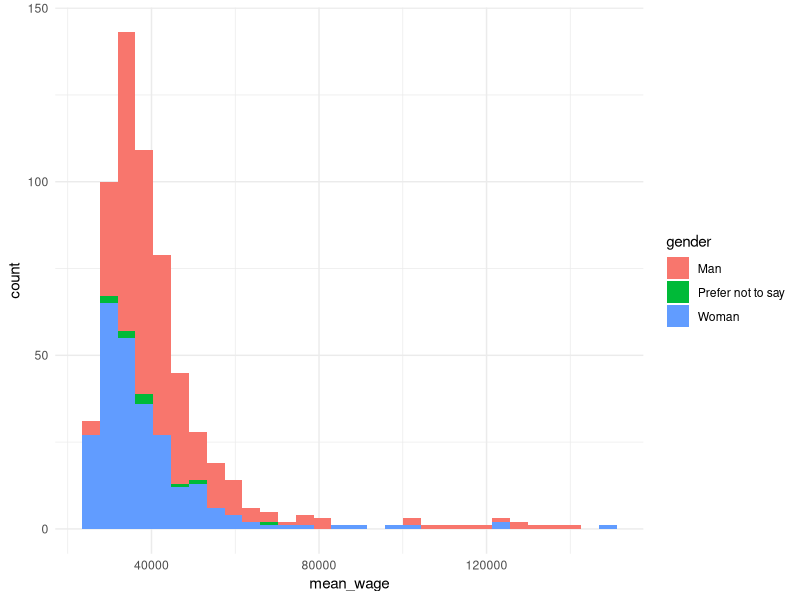
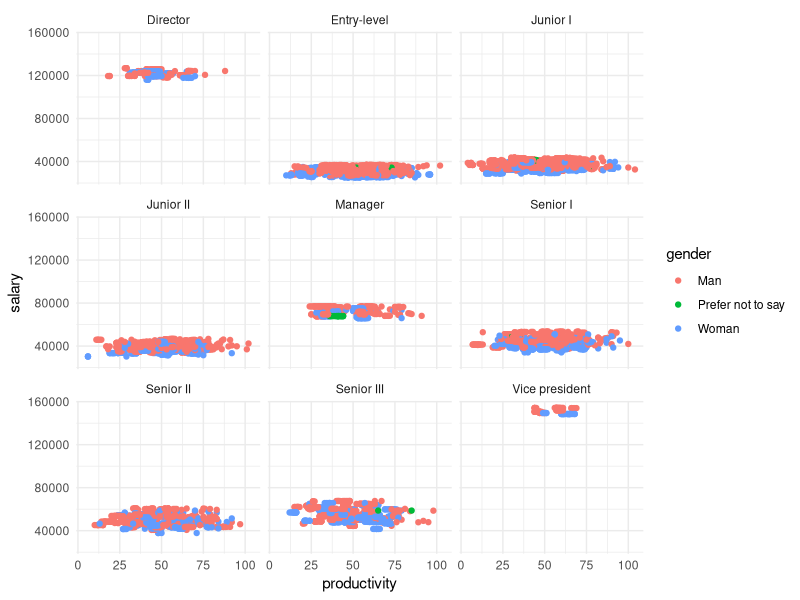
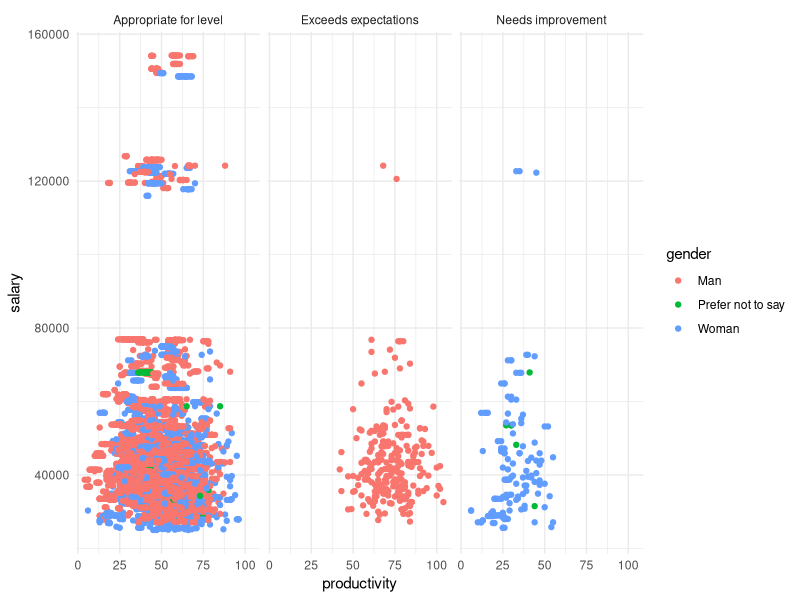
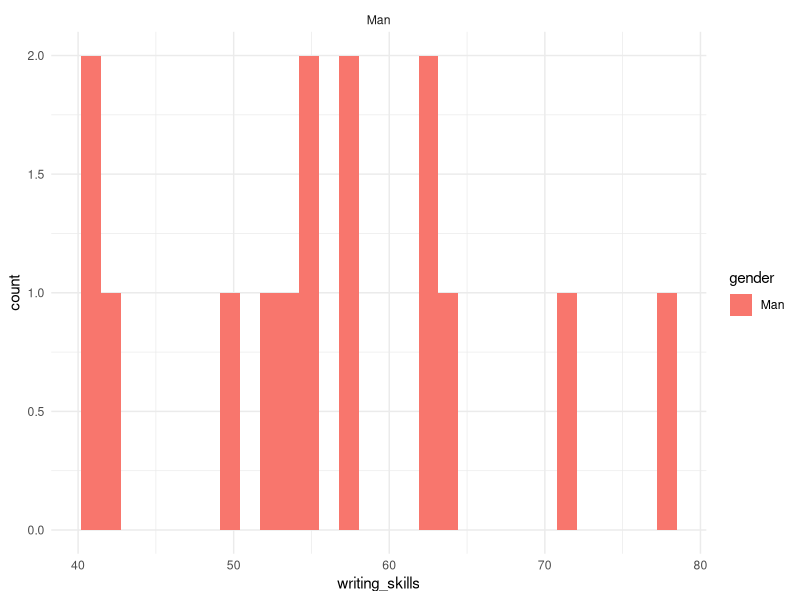
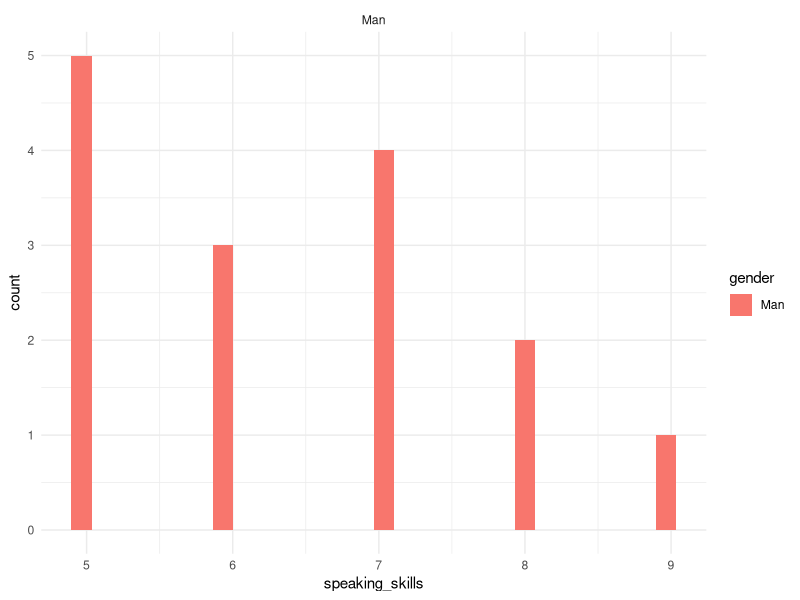
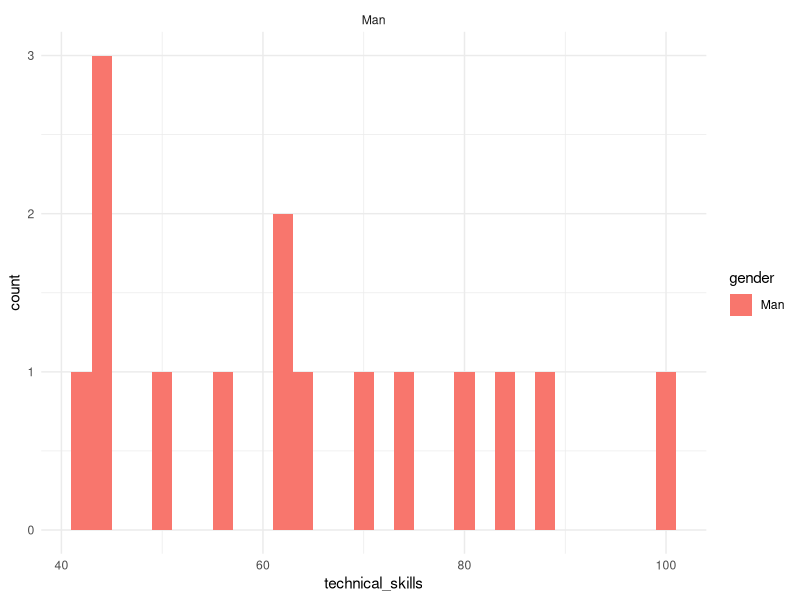
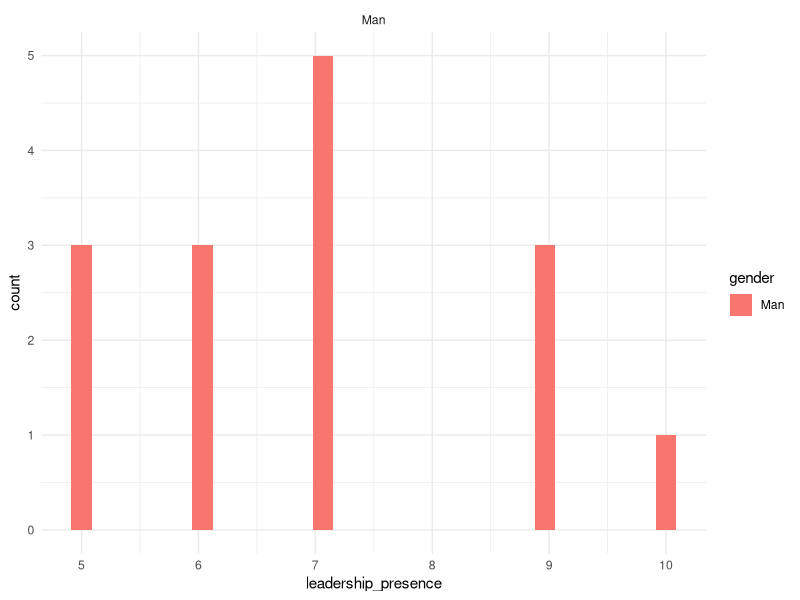

Reproduce these figures in R, in order.
## ---- chunk 1
knitr::opts_chunk$set(echo = TRUE, warning = FALSE, message = FALSE)
library(tidyverse)
library(lme4)
## ---- chunk 2
# read in the datasets
curr_employee <- read_csv("data/black-saber-current-employees.csv")
hire_phase1 <- read_csv("data/phase1-new-grad-applicants-2020.csv")
hire_phase2 <- read_csv("data/phase2-new-grad-applicants-2020.csv")
hire_phase3 <- read_csv("data/phase3-new-grad-applicants-2020.csv")
hire_final <- read_csv("data/final-hires-newgrad_2020.csv")
## ---- chunk 3
# salary distribution filled by gender
curr_1 <- curr_employee %>% 
  mutate(salary = str_replace(salary, "\\$", "")) %>% 
  mutate(salary = as.integer(str_replace(salary, ",", ""))) 
curr_1%>% 
  group_by(employee_id, gender) %>% 
  summarize(mean_wage = mean(salary)) %>% 
  ggplot(aes(x = mean_wage, fill = gender)) +
  geom_histogram() +
  theme_minimal()
## ---- chunk 4
# productivity vs. salary by role_seniority
curr_1 %>% 
  ggplot(aes(x = productivity, y = salary, color = gender)) +
  geom_point() +
  theme_minimal() +
  facet_wrap(~role_seniority)

# gender vs. leadership_for_level
table(curr_1$gender, curr_1$leadership_for_level)

curr_1 %>% 
  ggplot(aes(x = productivity, y = salary, color = gender)) +
  geom_point() +
  theme_minimal() +
  facet_wrap(~leadership_for_level)
## ---- chunk 5
# model without productivity
mod_noprod <- lmer(salary ~ leadership_for_level + (1|employee_id), data = curr_1)
# model with productivity
mod_nogender <- lmer(salary ~ productivity + leadership_for_level + (1|employee_id), data = curr_1)
lmtest::lrtest(mod_noprod, mod_nogender)

# model with gender
salary_mod <- lmer(salary ~ productivity + leadership_for_level + gender + (1|employee_id), data = curr_1)
lmtest::lrtest(mod_nogender, salary_mod)

# model with an additional predictor: role_seniority
mod_senior <- lmer(salary ~ productivity + leadership_for_level + gender + role_seniority 
                    + (1|employee_id), data = curr_1)
lmtest::lrtest(salary_mod, mod_senior)

summary(salary_mod)
fixef(salary_mod)
## ---- chunk 6
# add indicator variable whether the applicant passes the first phase
success <- hire_phase2$applicant_id
hire_phase1 <- hire_phase1 %>% 
  mutate(pass = ifelse(applicant_id %in% success, 1, 0))

table1 <- table(hire_phase1$gender, hire_phase1$pass)
prop.table(table1, margin = 2)
prop.table(table1, margin = 1)
## ---- chunk 7
success_2 <- hire_phase3$applicant_id
hire_phase2 <- hire_phase2 %>% 
  mutate(pass = ifelse(applicant_id %in% success_2, 1, 0))

temp<- hire_phase2 %>% 
  filter(pass == 1 & gender == "Man") 
mean(temp$technical_skills)
mean(temp$writing_skills)
mean(temp$speaking_skills)

temp1 <- hire_phase2 %>% 
  filter(pass == 1 & gender == "Woman")
mean(temp1$technical_skills)
mean(temp1$writing_skills)
mean(temp1$speaking_skills)

par(mfrow = c(2, 2))
temp %>% 
  ggplot(aes(x = writing_skills, fill = gender)) +
  geom_histogram() +
  facet_wrap(~gender) +
  theme_minimal()

temp %>% 
  ggplot(aes(x = speaking_skills, fill = gender)) +
  geom_histogram() +
  facet_wrap(~gender) +
  theme_minimal()

temp %>% 
  ggplot(aes(x = technical_skills, fill = gender)) +
  geom_histogram() +
  facet_wrap(~gender) +
  theme_minimal()

temp %>% 
  ggplot(aes(x = leadership_presence, fill = gender)) +
  geom_histogram() +
  facet_wrap(~gender) +
  theme_minimal()


table(temp$gender, temp$technical_skills)

table2 <- table(hire_phase2$gender, hire_phase2$pass)
prop.table(table2, margin = 2)
prop.table(table2, margin = 1)
## ---- chunk 8
# find the proportion of male/female in the successful applicants in the final phase
success_3 <- hire_final$applicant_id
hire_phase3 <- hire_phase3 %>% 
  mutate(pass_final = ifelse(applicant_id %in% success_3, 1, 0))

hire_2_3 <- left_join(hire_phase3, hire_phase2, by = "applicant_id")

prop.table(table(hire_2_3$gender, hire_2_3$pass_final), margin = 2)
prop.table(table(hire_2_3$gender, hire_2_3$pass_final), margin = 1)
